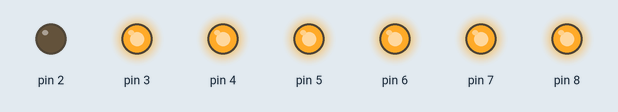
This sketch was run on a simulated Arduino Uno, built with avr-gcc and run on an emulated ATmega328P. On the bench: output pins drawn as LEDs (lit = HIGH).

Above: at 3.1 s.
At 6.1 s:
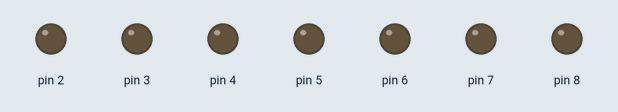
At 11.6 s:
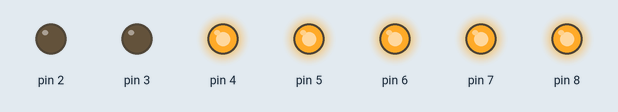
At 16.1 s:
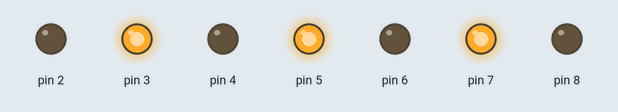
At 20.6 s:
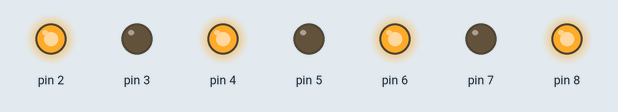
At 34.1 s:
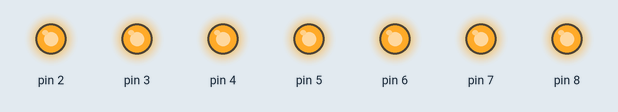
Timing chart, 0 to 40.0 s (numbered marks = the images above):
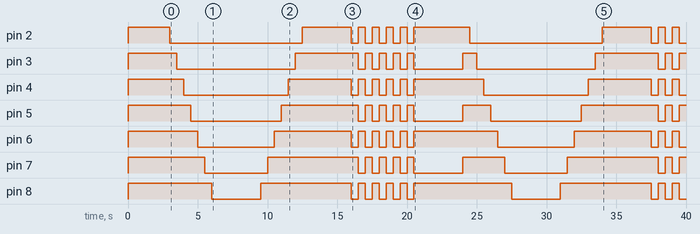

Measured:
- by itself, pin 2: HIGH → LOW at 3.0 s, → HIGH 9.5 s later, → LOW 3.5 s later, → HIGH 0.50 s later, … (19 changes in this stretch)
- by itself, pin 3: HIGH → LOW at 3.5 s, → HIGH 8.5 s later, → LOW 4.5 s later, → HIGH 0.50 s later, … (18 changes in this stretch)
- by itself, pin 4: HIGH → LOW at 4.0 s, → HIGH 7.5 s later, → LOW 4.5 s later, → HIGH 0.50 s later, … (19 changes in this stretch)
- by itself, pin 5: HIGH → LOW at 4.5 s, → HIGH 6.5 s later, → LOW 5.5 s later, → HIGH 0.50 s later, … (18 changes in this stretch)
- by itself, pin 6: HIGH → LOW at 5.0 s, → HIGH 5.5 s later, → LOW 5.5 s later, → HIGH 0.50 s later, … (19 changes in this stretch)
- by itself, pin 7: HIGH → LOW at 5.5 s, → HIGH 4.5 s later, → LOW 6.5 s later, → HIGH 0.50 s later, … (18 changes in this stretch)
- by itself, pin 8: HIGH → LOW at 6.0 s, → HIGH 3.5 s later, → LOW 6.5 s later, → HIGH 0.50 s later, … (19 changes in this stretch)

The sketch:

spectacular_crift1.ino
```cpp
// C++ code
// Tran Quang Do
void setup()
{
  pinMode(2, OUTPUT);
  pinMode(3, OUTPUT);
  pinMode(4, OUTPUT);
  pinMode(5, OUTPUT);
  pinMode(6, OUTPUT);
  pinMode(7, OUTPUT);
  pinMode(8, OUTPUT);

  //~~~~ 1) khi khởi động sáng all
  for(int i=2;i<9;i++)
  {
    digitalWrite(i,HIGH);
  }
  delay(3000);
}

void loop()
{
  //~~~~ 2) tắt từ 1 đến 7
  for(int i=2;i<9;i++)
  {
    digitalWrite(i,LOW);
    delay(500);//dừng 0.5 giây rồi tắt đèn tiếp theo
  }
  delay(3000);
  //~~~~ 3) Sáng từ 7 đến 1
  for(int i=8;i>1;i--)
  {
    digitalWrite(i,HIGH);
    delay(500);
  }
  delay(3000);
  //~~~~ 4) Chẵn sáng lẻ tắt: lặp lại 5 lần
  int lanlap=1;
  while(lanlap<6){
    for(int i=2;i<9;i++){
      if((i-1)%2!=0){digitalWrite(i,LOW);}
      if((i-1)%2==0){digitalWrite(i,HIGH);}

    }
    delay(500);
    lanlap++;
    for(int i=2;i<9;i++){
      if((i-1)%2!=0){digitalWrite(i,HIGH);}
      if((i-1)%2==0){digitalWrite(i,LOW);}

    }
    delay(500);
  }
  delay(3000);
  //~~~~ 5) sáng all
  for(int i=2;i<9;i++)
  {
    digitalWrite(i,HIGH);
  }
  delay(500);
}
```
